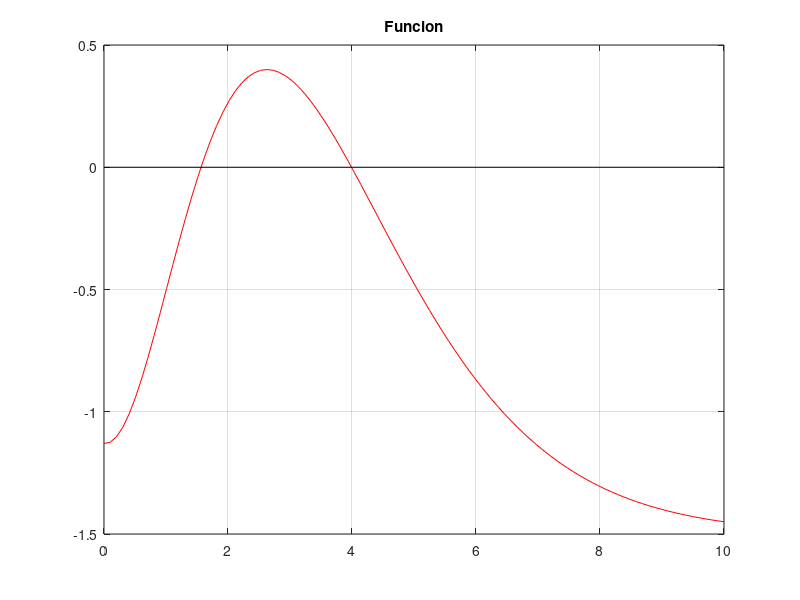

This chart was generated by the following MATLAB code: (Note: this script raises an error after producing the figure.)
format long;
%t = 1.5;
E = @(t) ((t + 1/3).^3 + 1/3).* exp(-t) -1.5;
%dE = @(t) (54.*t.^2+45.*t -1-27.*t.^3-27.*exp(t)) ./ (27 .* exp(t));
dE = @(t) exp(-t) .* (3*(t + 1/3).^2 - ((t + 1/3).^3 + 1/3));

a1 = 0;
b1 = 10;
%t0 = 0.9;
tol = 1e-12;
maxit = 100;

# Grafica funcion a)
figure(1);
x = linspace(a1,b1,100);
plot(x,E(x),'r-');
grid on;
title('Funcion');
hold on;
plot(xlim, [0 0], 'k-');
hold on;

% Dos intervalos con cambio de signo
a1 = 0;   b1 = 1.6;    % primera raiz
a2 = 3;   b2 = 4;    % segunda raiz

% Biseccion + Newton para cada una
[x_BIS1, it_BIS1, rh_BIS1, ~] = biseccion(E, a1, b1, maxit, tol);
[x_NEW1, it_NEW1, rh_NEW1, ~] = newton(E, dE, x_BIS1, maxit, tol);

[x_BIS2, it_BIS2, rh_BIS2, ~] = biseccion(E, a2, b2, maxit, tol);
[x_NEW2, it_NEW2, rh_NEW2, ~] = newton(E, dE, x_BIS2, maxit, tol);

fprintf("Raiz 1: t = %.10f,  E(t) = %.6e\n", x_NEW1, E(x_NEW1)+1.5);
fprintf("Raiz 2: t = %.10f,  E(t) = %.6e\n", x_NEW2, E(x_NEW2)+1.5);

##% Mostrar resultados Newton
##disp("Método Newton a):");
##disp(["Raíz: ", num2str(x_NEW, '%.10f')]);
##disp(["Iteraciones: ", num2str(it_NEW)]);
##disp(["Error final: ", num2str(rh_NEW(end))]);
##disp(["Tiempo: ", num2str(t_NEW), " segundos"]);
##fprintf("La energía es 1.5 en t = %.5f\n", x_NEW);

% 2) a dE/dt la evaluo en 0 ahi obtengo el maximo
% ahora aplico newton de vuelta y derivo de nuevo

%ddE = @(t) (27.*t.^3 - 135.*t.^2 + 63.*t + 46) ./ (27 .* exp(t));
##ddE = @(t) exp(-t) .* ( ...
##    - (3*(t + 1/3).^2 - ((t + 1/3).^3 + 1/3)) ...
##    + 6*(t + 1/3) - 3*(t + 1/3).^2 );
ddE = @(t) (e.^(-t) .* ( (t+(1/3)).^3 - 6 .* (t+(1/3)).^2 + 6 .*(t+(1/3)) + (1/3)));

a2 = 0;
b2 = 3;

# Grafica funcion b)
figure(2);
x = linspace(a2,b2,100);
plot(x,dE(x),'r-');
grid on;
title('Funcion');
hold on;
plot(xlim, [0 0], 'k-');
hold on;

% Aproximo con Bisección
%[x_BIS2, it_BIS2, rh_BIS2, t_BIS2] = biseccion(dE, a, b, maxit, tol);
t0 = 2;
% Newton
[x_NEW2, it_NEW2, rh_NEW2, t_NEW2] = newton(dE, ddE, t0, maxit, tol);

disp("-----------------------------------------------------------------");
% Mostrar resultados Newton
disp("Método Newton b):");
disp(["Raíz: ", num2str(x_NEW2, '%.10f')]);
disp(["Iteraciones: ", num2str(it_NEW2)]);
disp(["Error final: ", num2str(rh_NEW2(end))]);
disp(["Tiempo: ", num2str(t_NEW2), " segundos"]);


E_max = E(x_NEW2);
fprintf("Máxima energía = %.10f en t = %.10f\n", E_max, x_NEW2);

% -------------------------------------------------------------------------
% INCISO (c): Encontrar el t donde E'(t) es máxima => E''(t) = 0
% -------------------------------------------------------------------------

% Derivada tercera para usar en Newton
% dddE = derivada de ddE
dddE = @(t) exp(-t) .* ( ...
    -6*(t + 1/3) + 3*(t + 1/3).^2 - (6*(t + 1/3) - 3*(t + 1/3).^2) ...
    - (3*(t + 1/3).^2 - ((t + 1/3).^3 + 1/3)) ...
);

% Gráfica de E''(t) (segunda derivada)
figure(3);
x = linspace(a2, b2, 100);
plot(x, ddE(x), 'b-');
grid on;
title("Derivada segunda E''(t)");
hold on;
plot(xlim, [0 0], 'k--');

% Newton para encontrar raíz de E''(t)
t0_c = 1.0;  % valor inicial razonable para Newton
[x_NEW3, it_NEW3, rh_NEW3, t_NEW3] = newton(ddE, dddE, t0_c, maxit, tol);

% Evaluar E'(t) en el punto encontrado
valor_dE_max = dE(x_NEW3);

% Mostrar resultados
disp("-----------------------------------------------------------------");
disp("Método Newton c):");
disp(["t donde E''(t) = 0: ", num2str(x_NEW3, '%.10f')]);
disp(["Iteraciones: ", num2str(it_NEW3)]);
disp(["Error final: ", num2str(rh_NEW3(end))]);
disp(["Tiempo: ", num2str(t_NEW3), " segundos"]);
fprintf("Máximo valor de E'(t) = %.10f en t = %.10f\n", valor_dE_max, x_NEW3);
